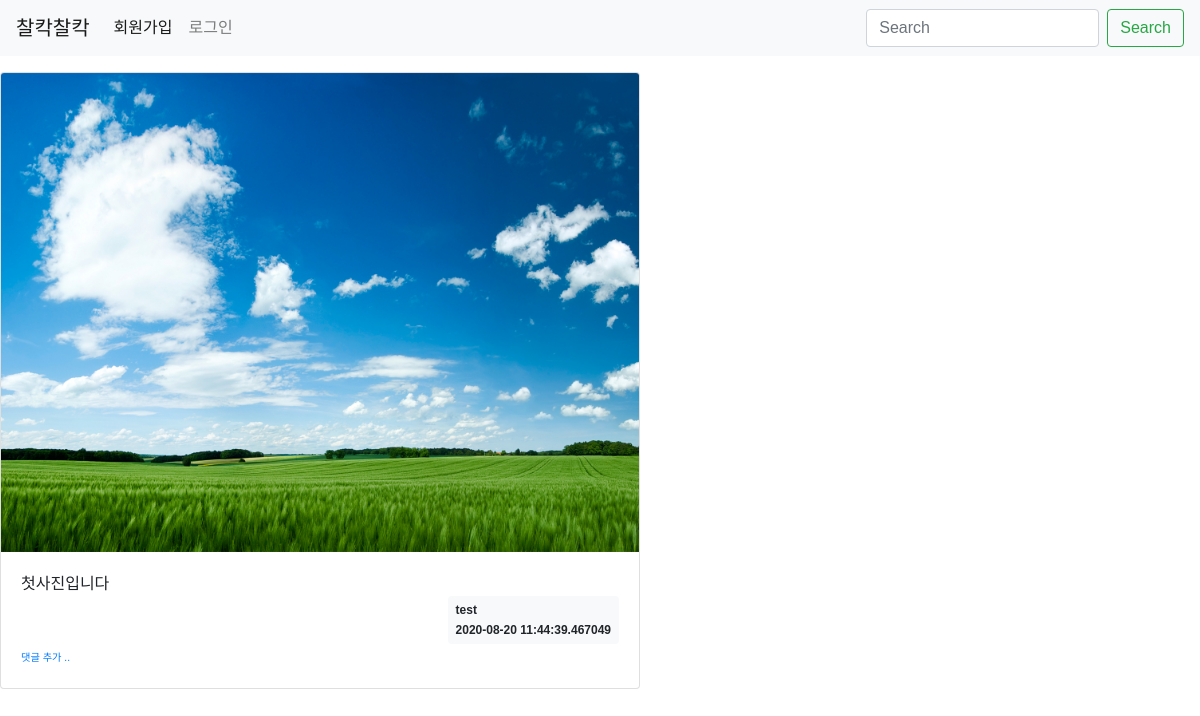
/detail/1, run on the app's committed database.
### models/Model.py (models this page shows)
class Usercontent(db.Model):
    id = db.Column(db.Integer, primary_key=True)
    username = db.Column(db.Integer, db.ForeignKey('user.username', ondelete='CASCADE'))
    user = db.relationship('User', backref=db.backref('usercontent_set'))
    content = db.Column(db.Text(), nullable=False)
    create_date = db.Column(db.DateTime(), nullable=False)
    modify_date = db.Column(db.DateTime(), nullable=True)
    filename = db.Column(db.String(200), nullable=False)

### views/main_views.py (the view)
@bp.route('/detail/<int:content_id>')
def detail(content_id):
    content = Usercontent.query.filter_by(id=content_id).first()
    return render_template('client/detail.html', content=content)

### views/auth_views.py (called while the page is built)
@bp.before_app_request
def load_logged_in_user():
    user_id = session.get('user_id')
    if user_id is None:
        g.user = None
    else:
        g.user = User.query.get(user_id)

### templates/client/detail.html (shortened to what this page needs)
{% extends 'base.html' %}
{% block content %}
{% if True %}
<div class="card" style="width: 40rem;">
    <img class="card-img-top" src="{{ url_for('static',filename = 'img/' + content.filename ) }}" alt="Card image cap">
            <div class="card-body">
                <div class="card-text">{{ content.content }}</div>
                <div class="d-flex justify-content-end">
                    <div class="badge badge-light p-2 text-left">
                        <div class="mb-2">{{ content.username }}</div>
                        {% if content.modify_date %}
                            <div>{{ content.modify_date }}</div>
                        {% else %}
                            <div>{{ content.create_date }}</div>
                        {% endif %}
                    </div>
                </div>
            <div>
                <a href="{{ url_for('comment.create_comment', usercontent_id=content.id) }}"
                   class="small"><small>댓글 추가 ..</small></a>
            </div>
        </div>
    </div>
{% endif %}
{% endblock %}

### static/css/style.css (style rules this page uses)
* { box-sizing: border-box; }
html { overflow-y: scroll; }
body { font-family: sans-serif; }
img { max-width: 100%; height: auto; }

### templates/base.html (style rules this page uses)
body { background-repeat:no-repeat; background-size:cover; background-attachment:scroll; background-position:center top; background-color:#FFFFFF; }

### data on the page
Usercontent: filename (picture), content "첫사진입니다", username "test", create_date "2020-08-20 11:44:39.467049"
